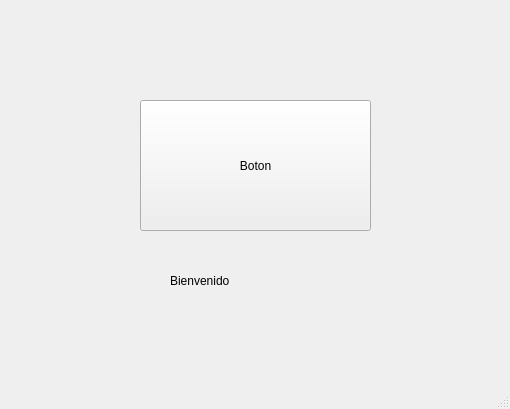
<?xml version="1.0" encoding="UTF-8"?>
<ui version="4.0">
 <class>MainWindow</class>
 <widget class="QMainWindow" name="MainWindow">
  <property name="geometry">
   <rect>
    <x>0</x>
    <y>0</y>
    <width>510</width>
    <height>409</height>
   </rect>
  </property>
  <property name="windowTitle">
   <string>MainWindow</string>
  </property>
  <widget class="QWidget" name="centralwidget">
   <widget class="QPushButton" name="boton_Start">
    <property name="geometry">
     <rect>
      <x>140</x>
      <y>100</y>
      <width>231</width>
      <height>131</height>
     </rect>
    </property>
    <property name="maximumSize">
     <size>
      <width>500</width>
      <height>500</height>
     </size>
    </property>
    <property name="styleSheet">
     <string notr="true"/>
    </property>
    <property name="text">
     <string>Boton</string>
    </property>
   </widget>
   <widget class="QLabel" name="StartedMessage">
    <property name="geometry">
     <rect>
      <x>170</x>
      <y>250</y>
      <width>161</width>
      <height>61</height>
     </rect>
    </property>
    <property name="text">
     <string>Bienvenido</string>
    </property>
   </widget>
  </widget>
  <widget class="QMenuBar" name="menubar">
   <property name="geometry">
    <rect>
     <x>0</x>
     <y>0</y>
     <width>510</width>
     <height>18</height>
    </rect>
   </property>
  </widget>
  <widget class="QStatusBar" name="statusbar"/>
 </widget>
 <resources/>
 <connections/>
</ui>
